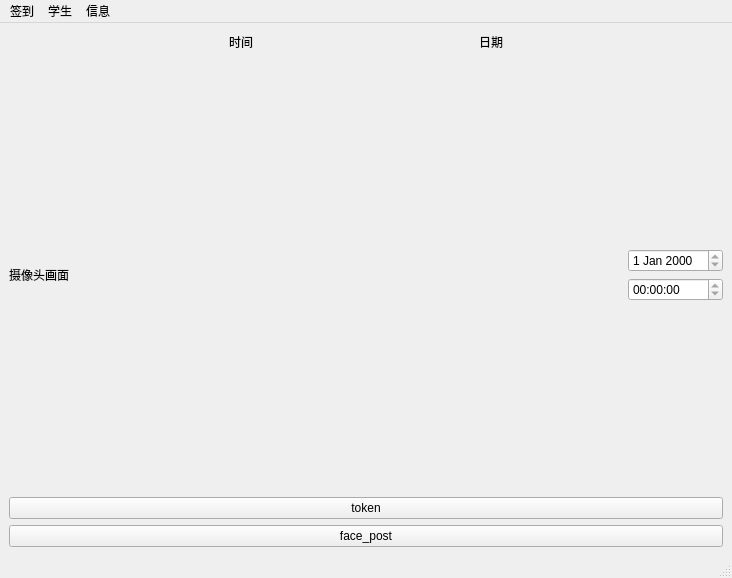
<?xml version="1.0" encoding="UTF-8"?>
<ui version="4.0">
 <class>MainWindow</class>
 <widget class="QMainWindow" name="MainWindow">
  <property name="geometry">
   <rect>
    <x>0</x>
    <y>0</y>
    <width>732</width>
    <height>578</height>
   </rect>
  </property>
  <property name="windowTitle">
   <string>MainWindow</string>
  </property>
  <widget class="QWidget" name="centralwidget">
   <layout class="QGridLayout" name="gridLayout">
    <item row="1" column="0">
     <layout class="QHBoxLayout" name="horizontalLayout" stretch="4,0">
      <item>
       <widget class="QLabel" name="label">
        <property name="text">
         <string>摄像头画面</string>
        </property>
       </widget>
      </item>
      <item>
       <layout class="QVBoxLayout" name="verticalLayout_2">
        <item>
         <spacer name="verticalSpacer">
          <property name="orientation">
           <enum>Qt::Vertical</enum>
          </property>
          <property name="sizeHint" stdset="0">
           <size>
            <width>20</width>
            <height>40</height>
           </size>
          </property>
         </spacer>
        </item>
        <item>
         <layout class="QVBoxLayout" name="verticalLayout">
          <item>
           <widget class="QDateEdit" name="dateEdit">
            <property name="readOnly">
             <bool>true</bool>
            </property>
           </widget>
          </item>
          <item>
           <widget class="QTimeEdit" name="timeEdit">
            <property name="readOnly">
             <bool>true</bool>
            </property>
           </widget>
          </item>
         </layout>
        </item>
        <item>
         <spacer name="verticalSpacer_2">
          <property name="orientation">
           <enum>Qt::Vertical</enum>
          </property>
          <property name="sizeHint" stdset="0">
           <size>
            <width>20</width>
            <height>40</height>
           </size>
          </property>
         </spacer>
        </item>
       </layout>
      </item>
     </layout>
    </item>
    <item row="0" column="0">
     <layout class="QHBoxLayout" name="horizontalLayout_2">
      <item>
       <spacer name="horizontalSpacer_2">
        <property name="orientation">
         <enum>Qt::Horizontal</enum>
        </property>
        <property name="sizeHint" stdset="0">
         <size>
          <width>40</width>
          <height>20</height>
         </size>
        </property>
       </spacer>
      </item>
      <item>
       <widget class="QLabel" name="label_2">
        <property name="text">
         <string>时间</string>
        </property>
       </widget>
      </item>
      <item>
       <spacer name="horizontalSpacer">
        <property name="orientation">
         <enum>Qt::Horizontal</enum>
        </property>
        <property name="sizeHint" stdset="0">
         <size>
          <width>40</width>
          <height>20</height>
         </size>
        </property>
       </spacer>
      </item>
      <item>
       <widget class="QLabel" name="label_3">
        <property name="text">
         <string>日期</string>
        </property>
       </widget>
      </item>
      <item>
       <spacer name="horizontalSpacer_3">
        <property name="orientation">
         <enum>Qt::Horizontal</enum>
        </property>
        <property name="sizeHint" stdset="0">
         <size>
          <width>40</width>
          <height>20</height>
         </size>
        </property>
       </spacer>
      </item>
     </layout>
    </item>
    <item row="2" column="0">
     <widget class="QPushButton" name="pushButton">
      <property name="text">
       <string>token</string>
      </property>
     </widget>
    </item>
    <item row="3" column="0">
     <widget class="QPushButton" name="pushButton_2">
      <property name="text">
       <string>face_post</string>
      </property>
     </widget>
    </item>
   </layout>
  </widget>
  <widget class="QMenuBar" name="menubar">
   <property name="geometry">
    <rect>
     <x>0</x>
     <y>0</y>
     <width>732</width>
     <height>23</height>
    </rect>
   </property>
   <widget class="QMenu" name="menu">
    <property name="title">
     <string>签到</string>
    </property>
    <addaction name="actionopen"/>
    <addaction name="actionclose"/>
   </widget>
   <widget class="QMenu" name="menu_2">
    <property name="title">
     <string>学生</string>
    </property>
    <addaction name="actionadd"/>
    <addaction name="actiondelete"/>
   </widget>
   <widget class="QMenu" name="menu_3">
    <property name="title">
     <string>信息</string>
    </property>
    <addaction name="actionsave"/>
    <addaction name="actiond"/>
   </widget>
   <addaction name="menu"/>
   <addaction name="menu_2"/>
   <addaction name="menu_3"/>
  </widget>
  <widget class="QStatusBar" name="statusbar"/>
  <action name="actionopen">
   <property name="text">
    <string>启动签到</string>
   </property>
  </action>
  <action name="actionclose">
   <property name="text">
    <string>关闭签到</string>
   </property>
  </action>
  <action name="actionadd">
   <property name="text">
    <string>添加学生</string>
   </property>
  </action>
  <action name="actiondelete">
   <property name="text">
    <string>删除学生</string>
   </property>
  </action>
  <action name="actionsave">
   <property name="text">
    <string>存储信息</string>
   </property>
  </action>
  <action name="actiond">
   <property name="text">
    <string>导出信息</string>
   </property>
  </action>
 </widget>
 <resources/>
 <connections/>
</ui>
